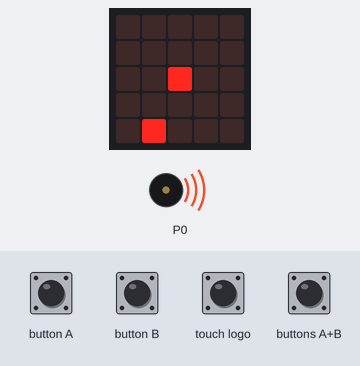
The program below on a simulated BBC micro:bit (MakeCode). On the bench: the board's 5×5 LED display, buzzer (waves = sounding). Random numbers come from a fixed seed; the run ends where the board's game-over animation would start. At 4.8 s the program stops and its outputs stay as they are.

Above: at 0.25 s.
At 4.25 s:
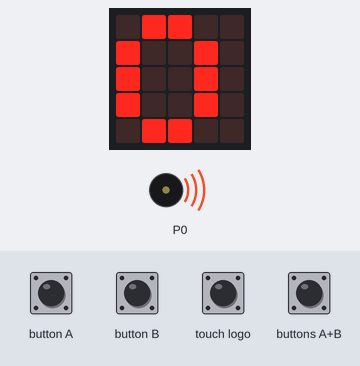
Timing chart, 0 to 6.0 s (numbered marks = the images above):
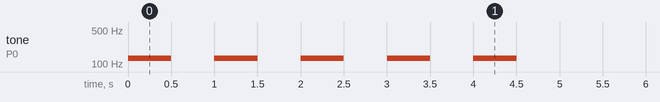

Measured:
- by itself, tone on P0: alternates 131 Hz for 0.50 s and silent for 0.50 s, 10 changes in all, then stays silent

The program:

main.ts
```typescript
input.onLogoEvent(TouchButtonEvent.Touched, function () {
    sprite.change(LedSpriteProperty.Y, -1)
})
input.onButtonPressed(Button.A, function () {
    sprite.change(LedSpriteProperty.X, -1)
})
input.onButtonPressed(Button.AB, function () {
    sprite.change(LedSpriteProperty.Y, 1)
})
input.onButtonPressed(Button.B, function () {
    sprite.change(LedSpriteProperty.X, 1)
})
let sprite: game.LedSprite = null
sprite = game.createSprite(2, 2)
let apple = game.createSprite(randint(0, 5), randint(0, 5))
let countdown = 5
loops.everyInterval(1000, function () {
    countdown += -1
    music.play(music.tonePlayable(131, music.beat(BeatFraction.Whole)), music.PlaybackMode.UntilDone)
})
basic.forever(function () {
    if (countdown == 0) {
        music.setBuiltInSpeakerEnabled(false)
        basic.showString("" + (game.score()))
        game.gameOver()
    }
})
basic.forever(function () {
    if (sprite.isTouching(apple)) {
        game.addScore(1)
        apple.set(LedSpriteProperty.Y, randint(0, 5))
        apple.set(LedSpriteProperty.X, randint(0, 5))
        music.play(music.tonePlayable(262, music.beat(BeatFraction.Whole)), music.PlaybackMode.UntilDone)
        countdown = 5
    }
})
```

test.ts
```typescript
// Hier kann man Tests durchführen; diese Datei wird nicht kompiliert, wenn dieses Paket als Erweiterung verwendet wird.
```
